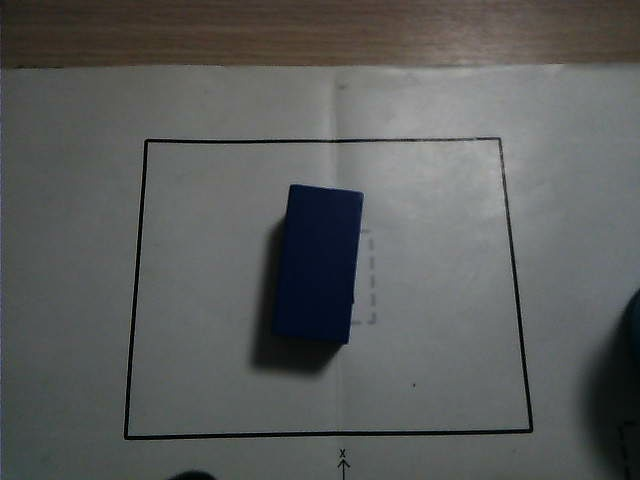
#> input picture tools/vision_roi_tuner/inputs/images/blue_block_001.jpg, 640 x 480 px; its folder holds only this picture in this run
$ python experiment_loop.py
#> lines starting #> are read from the running program, lines starting #| are printed output that depends on the picture; after the words box and inside, x2 and y2 are one past the last pixel; in counts of white or black regions, pixels touching at a corner belong together
### tools/vision_roi_tuner/scripts/roi_color_detection_utils.py
#!/usr/bin/env python3
# -*- coding: utf-8 -*-
"""
Offline ROI color detection helpers.
Mirrors logic in src/app/app/roi_color_detector_node.py (zero ROS2 dependency).
"""

import re
from pathlib import Path
from typing import Any, Dict, List, Optional, Tuple

import cv2
import numpy as np
import yaml

CHROMATIC_COLORS = {"red", "blue", "green", "yellow", "purple", "tennis"}
NEUTRAL_COLORS = {"black", "white"}


def load_lab_ranges(lab_config_path: str) -> Tuple[Dict[str, Tuple], List[str]]:
    p = Path(lab_config_path)
    data = yaml.safe_load(p.read_text())
    cl = data["/**"]["ros__parameters"]["color_range_list"]
    rng = {}
    for name in cl:
        rng[name] = (tuple(cl[name]["min"]), tuple(cl[name]["max"]))
    color_keys = list(cl.keys())
    return rng, color_keys


# [17 lines left out: function dominant_color_key, not called in this run]


def color_center_score(lab_img, mask, lab_ranges):
    total_px = int((mask > 0).sum())
    if total_px == 0:
        return {}
    L = lab_img[:, :, 0].astype(np.float64)
    A = lab_img[:, :, 1].astype(np.float64)
    B = lab_img[:, :, 2].astype(np.float64)
    scores = {}
    for k, (mn, mx) in lab_ranges.items():
        in_range = ((L >= mn[0]) & (L <= mx[0]) & (A >= mn[1]) & (A <= mx[1]) &
                    (B >= mn[2]) & (B <= mx[2]) & (mask > 0))
        hit_count = int(in_range.sum())
        hit_ratio = hit_count / total_px if total_px > 0 else 0.0
        if hit_count == 0:
            scores[k] = 0.0
            continue
        Lc, Ac, Bc = (mn[0]+mx[0])/2.0, (mn[1]+mx[1])/2.0, (mn[2]+mx[2])/2.0
        Lw, Aw, Bw = max((mx[0]-mn[0])/2.0, 1.0), max((mx[1]-mn[1])/2.0, 1.0), max((mx[2]-mn[2])/2.0, 1.0)
        dL, dA, dB = (L[in_range]-Lc)/Lw, (A[in_range]-Ac)/Aw, (B[in_range]-Bc)/Bw
        d = np.sqrt(dL**2 + dA**2 + dB**2)
        pixel_scores = np.maximum(0.0, 1.0-d)
        center_score = float(pixel_scores.mean())
        scores[k] = round(hit_ratio*0.4 + center_score*0.6, 6)
    return scores


def dominant_color_key_with_priority(lab_img, mask, lab_ranges,
                                     chromatic_min_confidence=0.10,
                                     ambiguity_margin=0.15):
    total_pixels = int((mask > 0).sum())
    if total_pixels == 0:
        return "unknown", 0.0, {}
    hits = {}
    for k, (mn, mx) in lab_ranges.items():
        cm = cv2.inRange(lab_img, np.array(mn, np.uint8), np.array(mx, np.uint8))
        h = int((cm & mask).sum() // 255)
        hits[k] = h
    color_scores = color_center_score(lab_img, mask, lab_ranges)
    chromatic_candidates = []
    for k in CHROMATIC_COLORS:
        if k in color_scores and color_scores[k] > 0:
            chromatic_candidates.append((k, hits.get(k, 0), color_scores[k]))
    chromatic_candidates.sort(key=lambda x: x[2], reverse=True)
    if chromatic_candidates:
        best_color, best_hits, best_score = chromatic_candidates[0]
        second_score = chromatic_candidates[1][2] if len(chromatic_candidates) >= 2 else 0.0
        margin = best_score - second_score
        if best_score >= chromatic_min_confidence:
            if margin < ambiguity_margin:
                confidence = round(max(margin, 0.01), 4)
            else:
                confidence = round(best_score, 4)
            return best_color, confidence, hits
    neutral_candidates = []
    for k in NEUTRAL_COLORS:
        if k in color_scores and color_scores[k] > 0:
            neutral_candidates.append((k, hits.get(k, 0), color_scores[k]))
    neutral_candidates.sort(key=lambda x: x[2], reverse=True)
    if neutral_candidates:
        best_color, _, best_score = neutral_candidates[0]
        second_score = neutral_candidates[1][2] if len(neutral_candidates) >= 2 else 0.0
        confidence = round(max(best_score - second_score, 0.01), 4)
        return best_color, confidence, hits
    return "unknown", 0.0, hits


def detect_object_contour(gray_img, min_area=500):
    blurred = cv2.GaussianBlur(gray_img, (5, 5), 0)
    _, binary = cv2.threshold(blurred, 0, 255, cv2.THRESH_BINARY_INV + cv2.THRESH_OTSU)
    kernel = cv2.getStructuringElement(cv2.MORPH_ELLIPSE, (7, 7))
    binary = cv2.morphologyEx(binary, cv2.MORPH_CLOSE, kernel, iterations=1)
    cnts, _ = cv2.findContours(binary, cv2.RETR_EXTERNAL, cv2.CHAIN_APPROX_SIMPLE)
    if not cnts:
        return None
    largest = max(cnts, key=cv2.contourArea)
    if cv2.contourArea(largest) < min_area:
        return None
    return largest


def erode_contour_mask(img_shape, contour, kernel_size=5):
    mask = np.zeros(img_shape, np.uint8)
    cv2.drawContours(mask, [contour], -1, 255, thickness=-1)
    kernel = cv2.getStructuringElement(cv2.MORPH_ELLIPSE, (kernel_size, kernel_size))
    return cv2.erode(mask, kernel, iterations=1)


# [43 lines left out: functions erode_contour_mask_v2, apply_luminance_thresholds, estimate_color, estimate_color_with_thresholds, not called in this run]


def estimate_color_with_otsu_chroma(bgr_img, lab_ranges, min_area=500, erode_size=5,
                                    use_otsu=False, use_chroma=False, chroma_threshold=5.0,
                                    chromatic_min_confidence=0.10, min_confidence=0.0,
                                    lab_range_overrides=None):
    gray = cv2.cvtColor(bgr_img, cv2.COLOR_BGR2GRAY)
    contour = detect_object_contour(gray, min_area=min_area)
    if contour is None:
        return "unknown", 0.0, {}, None
    mask = erode_contour_mask(gray.shape, contour, kernel_size=erode_size)
    lab = cv2.cvtColor(bgr_img, cv2.COLOR_BGR2LAB)
    if use_otsu:
        vals = gray[mask > 0].astype(np.uint8)
        if len(vals) > 0:
            otsu_val, _ = cv2.threshold(vals, 0, 255, cv2.THRESH_BINARY + cv2.THRESH_OTSU)
            mask[(mask > 0) & (gray < otsu_val)] = 0
    if use_chroma and (mask > 0).sum() > 0:
        Lab = lab[:, :, 1].astype(float)
        Bab = lab[:, :, 2].astype(float)
        C = np.sqrt((Lab - 128.0) ** 2 + (Bab - 128.0) ** 2)
        mask[(mask > 0) & (C < chroma_threshold)] = 0
    ranges = lab_ranges
    if lab_range_overrides:
        ranges = dict(lab_ranges)
        for color, ch_overrides in lab_range_overrides.items():
            if color in ranges:
                om, ox = ranges[color]
                nm, nx = list(om), list(ox)
                for ch, (lo, hi) in ch_overrides.items():
                    idx = {"L": 0, "A": 1, "B": 2}[ch]
                    nm[idx], nx[idx] = lo, hi
                ranges[color] = (tuple(nm), tuple(nx))
    pred_color, confidence, hits = dominant_color_key_with_priority(
        lab, mask, ranges, chromatic_min_confidence)
    if confidence < min_confidence:
        return "unknown", confidence, hits, contour
    return pred_color, confidence, hits, contour


def parse_filename_label(filename):
    stem = Path(filename).stem
    m = re.match(r"^(?P<color>[a-z]+)_(?P<class>[a-z]+)_\d+$", stem)
    if not m:
        raise ValueError(f"cannot parse label from filename: {filename}")
    return m.group("color"), m.group("class")


# [26 lines left out: function build_debug_overlay, not called in this run]

### tools/vision_roi_tuner/scripts/experiment_loop.py
#!/usr/bin/env python3
"""Autonomous experiment loop for ROI color accuracy improvement."""

import json
import sys
from collections import Counter, defaultdict
from pathlib import Path

import cv2

from roi_color_detection_utils import (
    estimate_color_with_otsu_chroma,
    load_lab_ranges,
    parse_filename_label,
)

ROOT = Path(__file__).resolve().parent.parent
IMAGES_DIR = ROOT / "inputs" / "images"
CONFIG_PATH = ROOT / "configs" / "lab_config.yaml"
REPORTS_DIR = ROOT / "outputs" / "reports"

MAX_ITERATIONS = 5


def evaluate(method_params, lab_ranges):
    images = []
    for p in sorted(IMAGES_DIR.glob("*.jpg")):
        try:
            color, cls = parse_filename_label(p.name)
            images.append((p, color, cls))
        except ValueError:
            pass

    correct = 0
    wrong_high_conf = 0
    per_color = defaultdict(lambda: {"total": 0, "correct": 0})
    confusion = defaultdict(Counter)
    detail = []

    for img_path, expected_color, _ in images:
        bgr = cv2.imread(str(img_path))

        pred_color, confidence, _, _ = estimate_color_with_otsu_chroma(
            bgr, lab_ranges, **method_params)

        ok = (pred_color == expected_color)
        per_color[expected_color]["total"] += 1
        if ok:
            correct += 1
            per_color[expected_color]["correct"] += 1
        elif confidence >= 0.75:
            wrong_high_conf += 1

        confusion[expected_color][pred_color] += 1
        detail.append({
            "filename": img_path.name,
            "expected": expected_color,
            "predicted": pred_color,
            "confidence": confidence,
            "correct": ok,
        })

    total = len(images)
    acc = round(correct / total, 4) if total else 0.0
    per_color_acc = {
        c: round(v["correct"] / v["total"], 4) if v["total"] else 0.0
        for c, v in sorted(per_color.items())
    }
    return {
        "accuracy": acc,
        "correct": correct,
        "total": total,
        "per_color_accuracy": per_color_acc,
        "wrong_high_confidence": wrong_high_conf,
        "confusion": {k: dict(v) for k, v in sorted(confusion.items())},
        "detail": detail,
    }


def main():
    REPORTS_DIR.mkdir(parents=True, exist_ok=True)
    lab_ranges, color_keys = load_lab_ranges(str(CONFIG_PATH))

    experiments = [
        {
            "name": "Baseline (chromatic priority only)",
            "params": {"use_otsu": False, "use_chroma": False},
            "reason": "Establish baseline with chromatic priority voting, no mask refinement",
        },
        {
            "name": "Otsu body extraction",
            "params": {"use_otsu": True, "use_chroma": False},
            "reason": "Internal Otsu removes shadow/background leaks from mask before color voting",
        },
        {
            "name": "Otsu + Chroma filtering (C>5)",
            "params": {"use_otsu": True, "use_chroma": True, "chroma_threshold": 5.0},
            "reason": "Otsu removes shadow, Chroma removes residual neutral pixels. Combined filtering.",
        },
        {
            "name": "Otsu + Chroma + adjusted LAB ranges",
            "params": {
                "use_otsu": True, "use_chroma": True, "chroma_threshold": 5.0,
                "lab_range_overrides": {
                    "blue": {"B": (59, 143)},
                    "red": {"A": (124, 183), "B": (125, 189)},
                },
            },
            "reason": "Expand blue B-max (119→143) and red A-min (142→124) to match observed LAB distributions from v0.3 analysis",
        },
        {
            "name": "Otsu + Chroma + ranges + confidence tuning",
            "params": {
                "use_otsu": True, "use_chroma": True, "chroma_threshold": 5.0,
                "chromatic_min_confidence": 0.15,
                "min_confidence": 0.45,
                "lab_range_overrides": {
                    "blue": {"B": (59, 143)},
                    "red": {"A": (124, 183), "B": (125, 189)},
                },
            },
            "reason": "Raise chromatic_min to 0.15 and add min_confidence=0.45 to suppress weak predictions",
        },
    ]

    log_lines = []
    log_lines.append("# Experiment Log\n")
    log_lines.append(f"**Date**: 2026-05-24\n")
    log_lines.append(f"**Images**: 20 (14 blue, 6 red)\n")
    log_lines.append(f"**Max iterations**: {MAX_ITERATIONS}\n")

    best_result = None
    best_params = None
    best_name = None
    previous_acc = -1.0

    for i, exp in enumerate(experiments):
        if i >= MAX_ITERATIONS:
            break

        name = exp["name"]
        params = exp["params"]
        reason = exp["reason"]

        print(f"\n{'='*60}")
        print(f"  Iteration {i+1}/{MAX_ITERATIONS}: {name}")
        print(f"  Reason: {reason}")
        print(f"  Params: {params}")
        print(f"{'='*60}")

        result = evaluate(params, lab_ranges)
#> in evaluate, bgr is the input picture: shape (480, 640, 3); mean B, G, R 91.5, 92.4, 90.4
#> in detect_object_contour, `_, binary = cv2.threshold(blurred, 0, 255, cv2.THRESH_BINARY_INV + cv2..`:
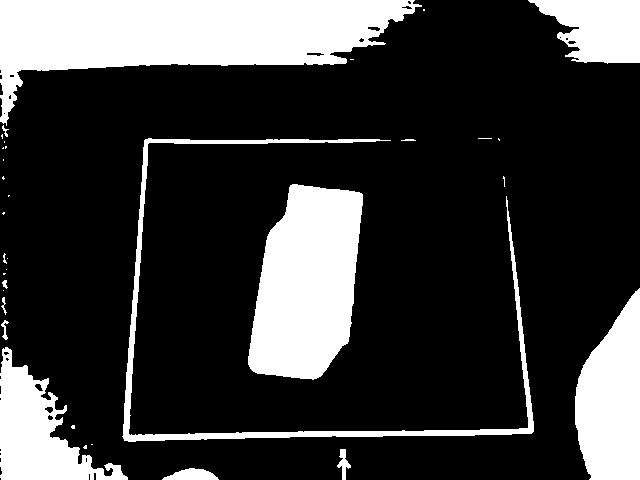
#> binary: shape (480, 640); 23.2% white; 34 white regions (20 under 20 px), largest, box (x1, y1, x2, y2) and area: (0, 0, 422, 126) 25843, (248, 184, 363, 380) 16839, (575, 288, 640, 480) 9188
#> in detect_object_contour, `binary = cv2.morphologyEx(binary, cv2.MORPH_CLOSE, kernel, iterations=1)`:
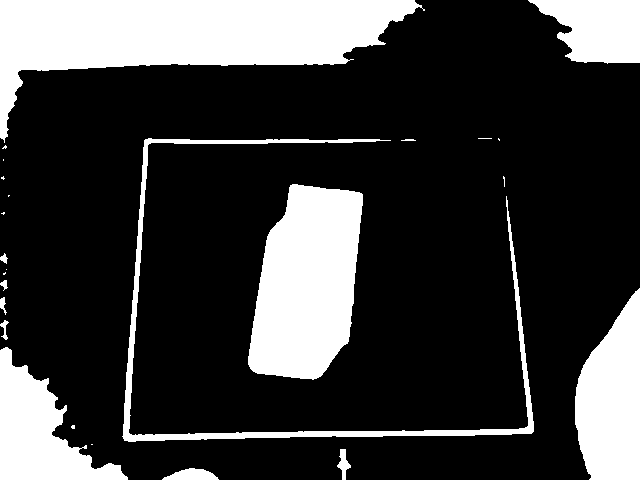
#> binary: shape (480, 640); 23.5% white; 25 white regions (12 under 20 px)
#> in detect_object_contour, `cnts, _ = cv2.findContours(binary, cv2.RETR_EXTERNAL, cv2.CHAIN_APPROX..`: cnts = 25 contours, 13 with area under 20; largest, box (x1, y1, x2, y2) and area: (0, 0, 425, 143) 25768, (248, 184, 363, 380) 16584, (575, 288, 640, 480) 8970, (0, 347, 128, 480) 7624, (528, 0, 640, 64) 4956
#> in detect_object_contour, `largest = max(cnts, key=cv2.contourArea)`: largest = contour of 183 points, box (x1, y1, x2, y2) (0, 0, 425, 143), area 25768
#> in estimate_color_with_otsu_chroma, `contour = detect_object_contour(gray, min_area=min_area)`: contour has the same summary as largest in detect_object_contour
#> in erode_contour_mask, `cv2.drawContours(mask, [contour], -1, 255, thickness=-1)`:
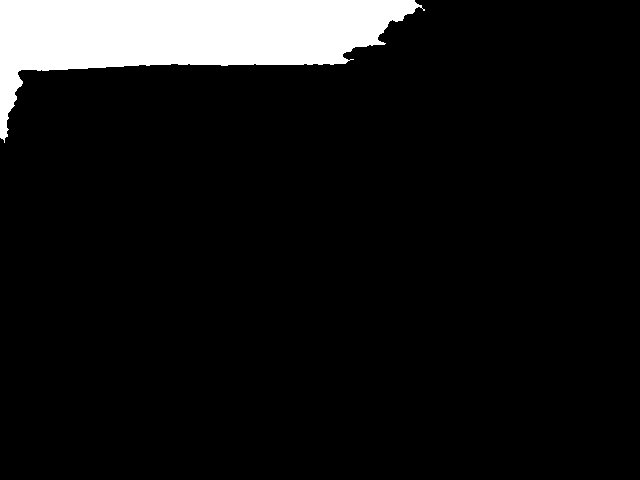
#> mask: shape (480, 640); 8.6% white; 1 white region, box (x1, y1, x2, y2) and area: (0, 0, 425, 143) 26322
#> in erode_contour_mask, `return cv2.erode(mask, kernel, iterations=1)`:
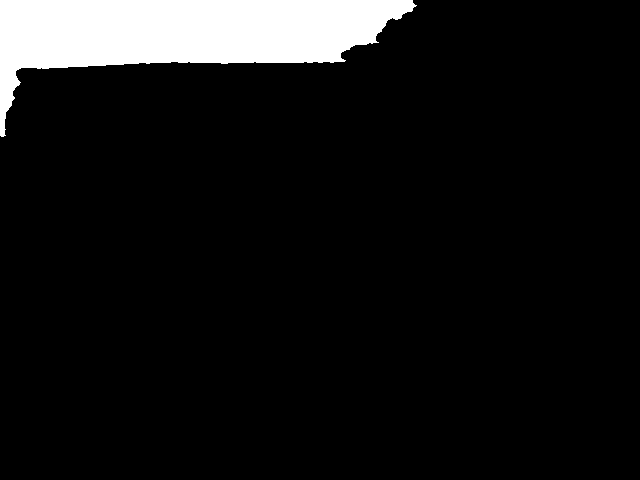
#> returned value: shape (480, 640); 8.2% white; 1 white region, box (x1, y1, x2, y2) and area: (0, 0, 417, 137) 25197
#> in dominant_color_key_with_priority, `total_pixels = int((mask > 0).sum())`: total_pixels = 25197
#> the loop in dominant_color_key_with_priority, `for k, (mn, mx) in lab_ranges.items():` made 8 passes
#> h on passes 1 to 8: 25097, 25, 0, 0, 0, 7, 0, 0
#> pass 1, in dominant_color_key_with_priority, `cm = cv2.inRange(lab_img, np.array(mn, np.uint8), np.array(mx, np.uint..`:
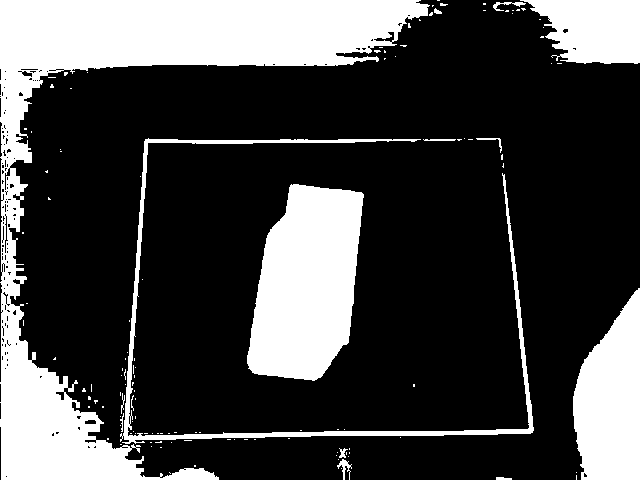
#> cm: shape (480, 640); 26.7% white; 127 white regions (112 under 20 px), largest, box (x1, y1, x2, y2) and area: (0, 0, 430, 480) 43674, (247, 184, 364, 381) 17037, (573, 288, 640, 480) 9505
#> pass 2, in dominant_color_key_with_priority, `cm = cv2.inRange(lab_img, np.array(mn, np.uint8), np.array(mx, np.uint..`:
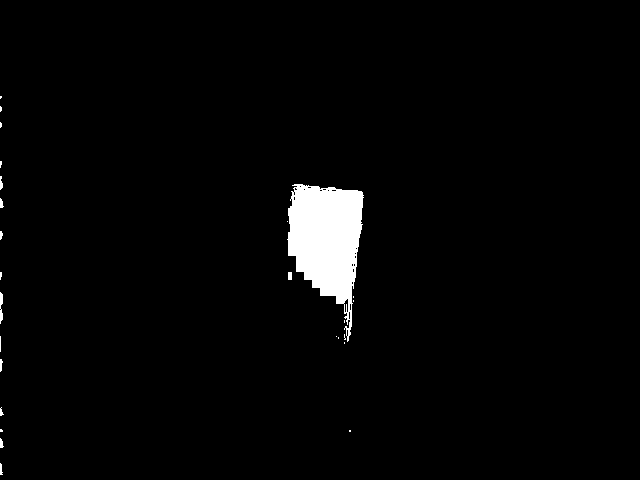
#> cm: shape (480, 640); 2.4% white; 26 white regions (16 under 20 px), largest, box (x1, y1, x2, y2) and area: (287, 184, 364, 342) 7117, (0, 292, 3, 324) 72, (288, 272, 292, 280) 32
#> after the loop in dominant_color_key_with_priority, `for k, (mn, mx) in lab_ranges.items():`: hits = {'black': 25097, 'blue': 25, 'green': 0, 'red': 0, 'tennis': 0, 'white': 7, 'yellow': 0, 'purple': 0}
#> in color_center_score, `total_px = int((mask > 0).sum())`: total_px = 25197
#> (the rest of the program and of its run is left out)
